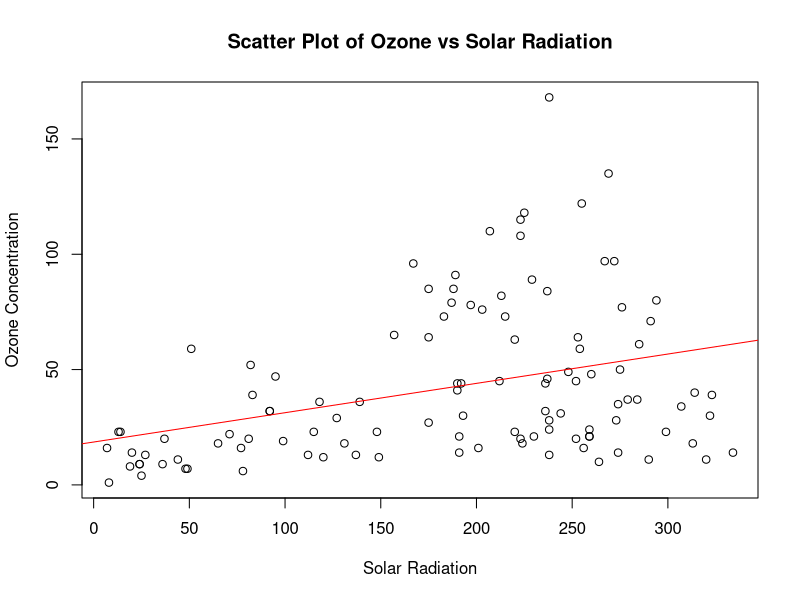

Source code (R):
data(airquality)
missing_count <- colSums(is.na(airquality))
total_rows <- nrow(airquality)
missing_percent <- missing_count / total_rows * 100

for (col in names(airquality)) {
  if (missing_percent[col] < 10) {
    airquality[[col]][is.na(airquality[[col]])] <- mean(airquality[[col]], na.rm = TRUE)
  } else {
    airquality <- airquality[complete.cases(airquality), ]
  }
}
model <- lm(Ozone ~ Solar.R, data = airquality)
plot(airquality$Solar.R, airquality$Ozone, xlab = "Solar Radiation", ylab = "Ozone Concentration",
     main = "Scatter Plot of Ozone vs Solar Radiation")
abline(model, col = "red")

